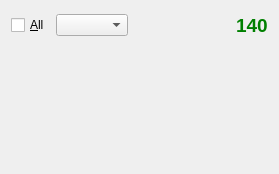
<ui version="4.0" >
 <class>quicktwit_base</class>
 <widget class="QWidget" name="quicktwit_base" >
  <property name="geometry" >
   <rect>
    <x>0</x>
    <y>0</y>
    <width>279</width>
    <height>174</height>
   </rect>
  </property>
  <layout class="QGridLayout" name="gridLayout" >
   <item row="0" column="0" >
    <layout class="QVBoxLayout" name="layout" >
     <item>
      <layout class="QHBoxLayout" name="horizontalLayout" >
       <item>
        <widget class="QCheckBox" name="checkAll" >
         <property name="text" >
          <string>&amp;All</string>
         </property>
        </widget>
       </item>
       <item>
        <widget class="KComboBox" name="comboAccounts" >
         <property name="sizePolicy" >
          <sizepolicy vsizetype="Fixed" hsizetype="MinimumExpanding" >
           <horstretch>0</horstretch>
           <verstretch>0</verstretch>
          </sizepolicy>
         </property>
        </widget>
       </item>
       <item>
        <spacer name="horizontalSpacer" >
         <property name="orientation" >
          <enum>Qt::Horizontal</enum>
         </property>
         <property name="sizeHint" stdset="0" >
          <size>
           <width>136</width>
           <height>28</height>
          </size>
         </property>
        </spacer>
       </item>
       <item>
        <widget class="QLabel" name="lblCounter" >
         <property name="font" >
          <font>
           <pointsize>14</pointsize>
           <weight>75</weight>
           <bold>true</bold>
          </font>
         </property>
         <property name="styleSheet" >
          <string notr="true" >color: green;</string>
         </property>
         <property name="text" >
          <string>140</string>
         </property>
        </widget>
       </item>
      </layout>
     </item>
     <item>
      <spacer name="verticalSpacer" >
       <property name="orientation" >
        <enum>Qt::Vertical</enum>
       </property>
       <property name="sizeHint" stdset="0" >
        <size>
         <width>20</width>
         <height>40</height>
        </size>
       </property>
      </spacer>
     </item>
    </layout>
   </item>
  </layout>
 </widget>
 <customwidgets>
  <customwidget>
   <class>KComboBox</class>
   <extends>QComboBox</extends>
   <header>kcombobox.h</header>
  </customwidget>
 </customwidgets>
 <resources/>
 <connections/>
</ui>
